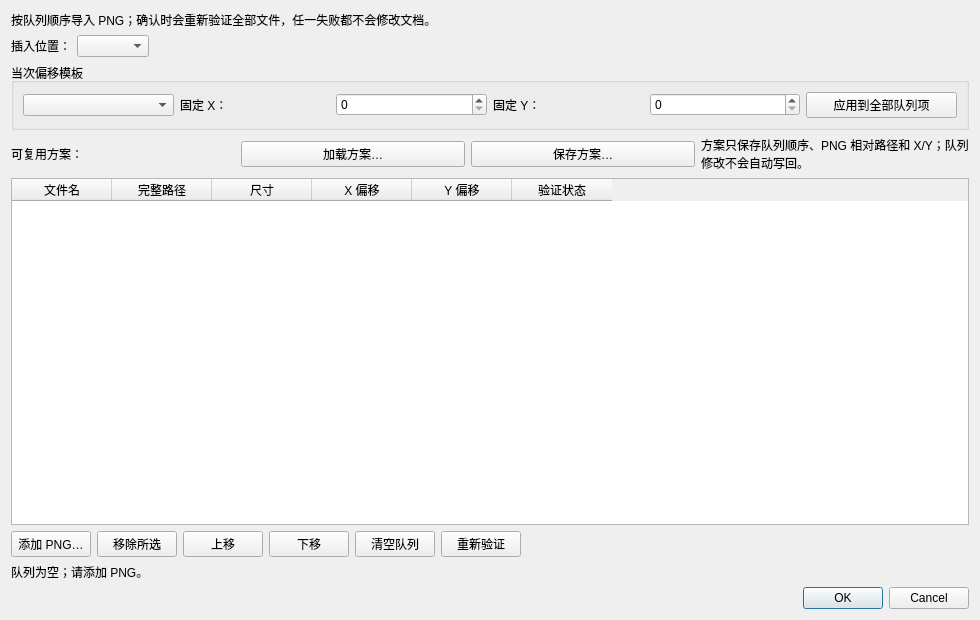
<?xml version="1.0" encoding="UTF-8"?>
<ui version="4.0">
 <class>ImageBatchImportDialog</class>
 <widget class="QDialog" name="ImageBatchImportDialog">
  <property name="geometry">
   <rect>
    <x>0</x>
    <y>0</y>
    <width>980</width>
    <height>620</height>
   </rect>
  </property>
  <property name="minimumSize">
   <size>
    <width>760</width>
    <height>480</height>
   </size>
  </property>
  <property name="windowTitle">
   <string>批量导入图片帧</string>
  </property>
  <layout class="QVBoxLayout" name="mainLayout">
   <item>
    <widget class="QLabel" name="instructionLabel">
     <property name="text">
      <string>按队列顺序导入 PNG；确认时会重新验证全部文件，任一失败都不会修改文档。</string>
     </property>
     <property name="wordWrap">
      <bool>true</bool>
     </property>
    </widget>
   </item>
   <item>
    <layout class="QHBoxLayout" name="positionLayout">
     <item>
      <widget class="QLabel" name="insertionPositionLabel">
       <property name="text">
        <string>插入位置：</string>
       </property>
      </widget>
     </item>
     <item>
      <widget class="QComboBox" name="insertionPositionComboBox"/>
     </item>
     <item>
      <spacer name="positionSpacer">
       <property name="orientation">
        <enum>Qt::Horizontal</enum>
       </property>
       <property name="sizeHint" stdset="0">
        <size>
         <width>40</width>
         <height>20</height>
        </size>
       </property>
      </spacer>
     </item>
    </layout>
   </item>
   <item>
    <widget class="QGroupBox" name="offsetTemplateGroupBox">
     <property name="title">
      <string>当次偏移模板</string>
     </property>
     <layout class="QHBoxLayout" name="offsetTemplateLayout">
      <item>
       <widget class="QComboBox" name="offsetTemplateComboBox"/>
      </item>
      <item>
       <widget class="QLabel" name="fixedXOffsetLabel">
        <property name="text">
         <string>固定 X：</string>
        </property>
       </widget>
      </item>
      <item>
       <widget class="QSpinBox" name="fixedXOffsetSpinBox"/>
      </item>
      <item>
       <widget class="QLabel" name="fixedYOffsetLabel">
        <property name="text">
         <string>固定 Y：</string>
        </property>
       </widget>
      </item>
      <item>
       <widget class="QSpinBox" name="fixedYOffsetSpinBox"/>
      </item>
      <item>
       <widget class="QPushButton" name="applyTemplateButton">
        <property name="text">
         <string>应用到全部队列项</string>
        </property>
       </widget>
      </item>
     </layout>
    </widget>
   </item>
   <item>
    <layout class="QHBoxLayout" name="recipeLayout">
     <item>
      <widget class="QLabel" name="recipeLabel">
       <property name="text">
        <string>可复用方案：</string>
       </property>
      </widget>
     </item>
     <item>
      <widget class="QPushButton" name="loadRecipeButton">
       <property name="text">
        <string>加载方案…</string>
       </property>
      </widget>
     </item>
     <item>
      <widget class="QPushButton" name="saveRecipeButton">
       <property name="text">
        <string>保存方案…</string>
       </property>
      </widget>
     </item>
     <item>
      <widget class="QLabel" name="recipeStatusLabel">
       <property name="text">
        <string>方案只保存队列顺序、PNG 相对路径和 X/Y；队列修改不会自动写回。</string>
       </property>
       <property name="wordWrap">
        <bool>true</bool>
       </property>
      </widget>
     </item>
    </layout>
   </item>
   <item>
    <widget class="QTableWidget" name="importQueueTableWidget">
     <property name="alternatingRowColors">
      <bool>true</bool>
     </property>
     <property name="selectionMode">
      <enum>QAbstractItemView::ExtendedSelection</enum>
     </property>
     <property name="selectionBehavior">
      <enum>QAbstractItemView::SelectRows</enum>
     </property>
     <property name="columnCount">
      <number>6</number>
     </property>
     <column>
      <property name="text">
       <string>文件名</string>
      </property>
     </column>
     <column>
      <property name="text">
       <string>完整路径</string>
      </property>
     </column>
     <column>
      <property name="text">
       <string>尺寸</string>
      </property>
     </column>
     <column>
      <property name="text">
       <string>X 偏移</string>
      </property>
     </column>
     <column>
      <property name="text">
       <string>Y 偏移</string>
      </property>
     </column>
     <column>
      <property name="text">
       <string>验证状态</string>
      </property>
     </column>
    </widget>
   </item>
   <item>
    <layout class="QHBoxLayout" name="queueButtonsLayout">
     <item>
      <widget class="QPushButton" name="addFilesButton">
       <property name="text">
        <string>添加 PNG…</string>
       </property>
      </widget>
     </item>
     <item>
      <widget class="QPushButton" name="removeFilesButton">
       <property name="text">
        <string>移除所选</string>
       </property>
      </widget>
     </item>
     <item>
      <widget class="QPushButton" name="moveUpButton">
       <property name="text">
        <string>上移</string>
       </property>
      </widget>
     </item>
     <item>
      <widget class="QPushButton" name="moveDownButton">
       <property name="text">
        <string>下移</string>
       </property>
      </widget>
     </item>
     <item>
      <widget class="QPushButton" name="clearQueueButton">
       <property name="text">
        <string>清空队列</string>
       </property>
      </widget>
     </item>
     <item>
      <widget class="QPushButton" name="revalidateButton">
       <property name="text">
        <string>重新验证</string>
       </property>
      </widget>
     </item>
     <item>
      <spacer name="queueButtonsSpacer">
       <property name="orientation">
        <enum>Qt::Horizontal</enum>
       </property>
       <property name="sizeHint" stdset="0">
        <size>
         <width>40</width>
         <height>20</height>
        </size>
       </property>
      </spacer>
     </item>
    </layout>
   </item>
   <item>
    <widget class="QLabel" name="queueSummaryLabel">
     <property name="text">
      <string>队列为空；请添加 PNG。</string>
     </property>
     <property name="wordWrap">
      <bool>true</bool>
     </property>
    </widget>
   </item>
   <item>
    <widget class="QDialogButtonBox" name="buttonBox">
     <property name="standardButtons">
      <set>QDialogButtonBox::Cancel|QDialogButtonBox::Ok</set>
     </property>
    </widget>
   </item>
  </layout>
 </widget>
 <resources/>
 <connections/>
</ui>
